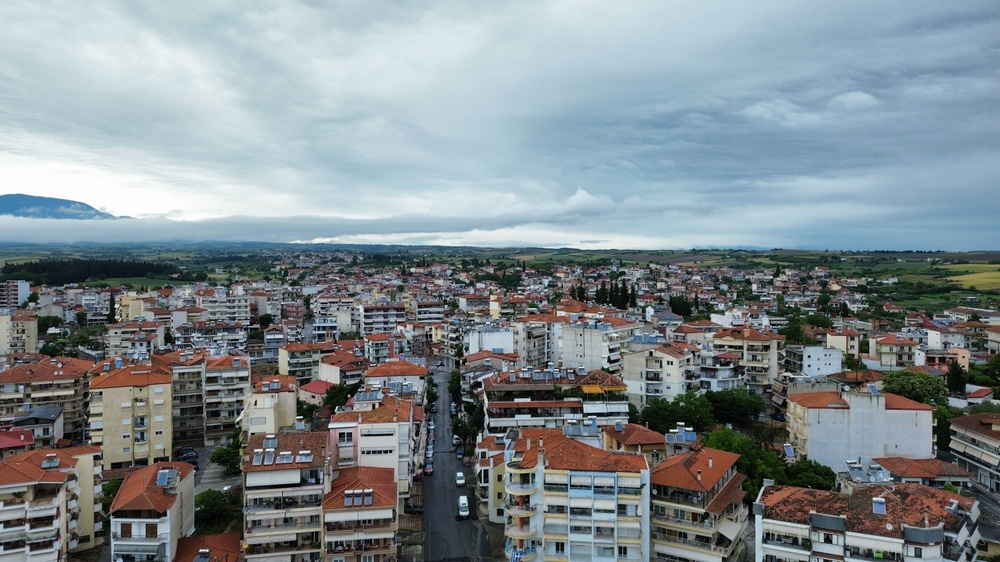
#> input picture images/giannitsa.jpg, 1000 x 562 px, shrunk from 4000 x 2250 before the run, found by its file name
$ python run_analysis_plot.py
#> lines starting #> are read from the running program, lines starting #| are printed output that depends on the picture
import matplotlib.pyplot as plt
import matplotlib.image as mpimg
import csv
import numpy as np
import os

# --- Read Data ---
methods = []
runs_data = []
means = []

method_translate = {
    "Traffic Lights": "Traffic Lights",
    "Dynamic Traffic Lights": "Dynamic Traffic Lights",
    "Roundabout": "Roundabout",
    "STOP Sign": "STOP Sign"
}

os.makedirs("detailed", exist_ok=True)
run_file = 'detailed/simulation_runs_delays.csv'

if not os.path.exists(run_file):
    print("Creating mock runs data for plotting.")
    # Create mock detailed delays per run
    with open(run_file, 'w', newline='', encoding='utf-8') as f:
        writer = csv.writer(f)
        writer.writerow(["Method", "Run_1", "Run_2", "Run_3", "Run_4", "Run_5", "Run_6", "Run_7", "Run_8", "Run_9", "Run_10", "Average"])
        writer.writerow(["Traffic Lights", "15.1", "16.2", "14.8", "15.5", "16.0", "15.2", "14.9", "15.8", "16.1", "14.6", "15.42"])
        writer.writerow(["Dynamic Traffic Lights", "11.0", "11.5", "10.8", "11.2", "11.6", "11.1", "10.9", "11.4", "11.7", "10.8", "11.20"])
        writer.writerow(["Roundabout", "8.0", "8.3", "7.9", "8.2", "8.5", "8.1", "7.8", "8.4", "8.3", "8.0", "8.15"])
        writer.writerow(["STOP Sign", "24.5", "26.1", "23.8", "25.2", "26.5", "25.0", "24.2", "25.8", "26.0", "24.9", "25.30"])

with open(run_file, newline='', encoding='utf-8') as csvfile:
    reader = csv.reader(csvfile)
    headers = next(reader)
    run_count = sum(1 for h in headers if h.startswith("Run_"))

    for row in reader:
        method_en = row[0]
        methods.append(method_translate.get(method_en, method_en))
        runs = [float(x) for x in row[1:1+run_count]]
        runs_data.append(runs)
        means.append(np.mean(runs))

# --- Load Background Image ---
bg_img_path = 'giannitsa.jpg'
if not os.path.exists(bg_img_path):
    bg_img = np.ones((100, 100, 3)) * 0.15  # Dark fallback matrix
else:
    bg_img = mpimg.imread(bg_img_path)
#> bg_img is the input picture: shape (562, 1000, 3); mean R, G, B 128.3, 138.3, 142.9

plt.style.use('default')
bar_width = 0.6

fig, ax = plt.subplots(figsize=(12, 7))
ymax = max(max(runs) for runs in runs_data) * 1.25
ax.imshow(bg_img, extent=[-0.5, len(methods)-0.5, 0, ymax], aspect='auto', alpha=0.5, zorder=0)

palette = ['#4F8DFD', '#38D6AE', '#FEB139', '#FF6363']
bars = ax.bar(methods, means, color=palette, width=bar_width, edgecolor='white', linewidth=1.5, zorder=2)

# Scatter plot representing 10 runs in Green
dot_color = "#00FF00"

for i, runs in enumerate(runs_data):
    ax.scatter(
        [i] * len(runs), runs,
        color=dot_color, alpha=0.7, s=100, edgecolor='black', zorder=3, label='_nolegend_'
    )
    # Average mark represented as a red line across each bar
    ax.hlines(means[i], i-bar_width/2, i+bar_width/2, colors='red', linestyles='-', lw=2.4, zorder=4)
    # Value annotation text
    ax.annotate(f'{means[i]:.2f}', xy=(i, means[i]), xytext=(0, 8), textcoords="offset points",
                ha='center', va='bottom', fontsize=13, fontweight='bold', color='white', zorder=5)

ax.set_title('Average Delay and Distribution of 10 simulation runs per Method', fontsize=20, pad=17, color='white')
ax.set_ylabel('Average Delay (seconds)', fontsize=14, color='white')
ax.set_xlabel('Methods', fontsize=14, color='white')
ax.set_facecolor('black')
fig.patch.set_facecolor('black')
ax.tick_params(axis='x', labelsize=12, colors='white', rotation=0)
ax.tick_params(axis='y', labelsize=12, colors='white')
for spine in ax.spines.values():
    spine.set_color('white')

plt.subplots_adjust(bottom=0.20)
plt.tight_layout()
os.makedirs('results', exist_ok=True)
plt.savefig('results/avg_delay_per_method_with_runs.png', dpi=300, facecolor='black')
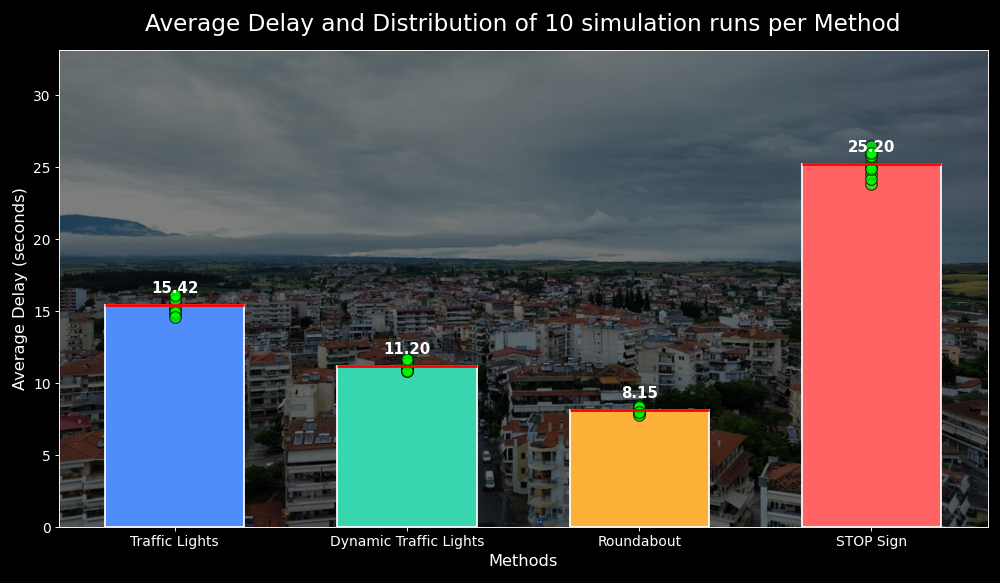
#> figure drawn by matplotlib, 1 panel
plt.close()

print("Run analysis plot successfully created and saved.")

$ run again, with images/image1.jpg copied over images/giannitsa.jpg
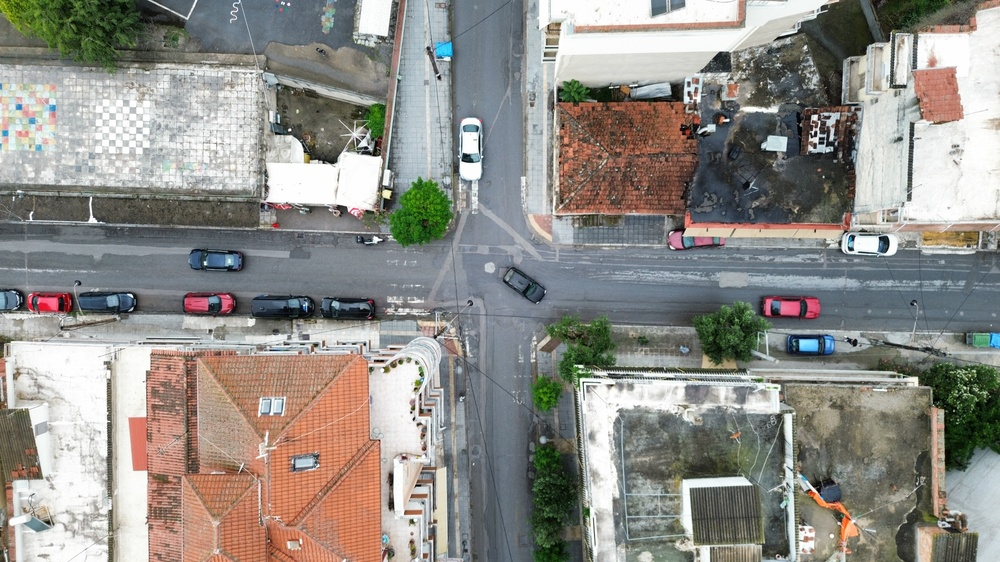
#> input picture images/image1.jpg, 1000 x 562 px, shrunk from 4000 x 2250 before the run, found by its file name
#> bg_img is the input picture: shape (562, 1000, 3); mean R, G, B 144.3, 142.1, 136.5
#> `plt.savefig('results/avg_delay_per_method_with_runs.png', dpi=300, fac..`:
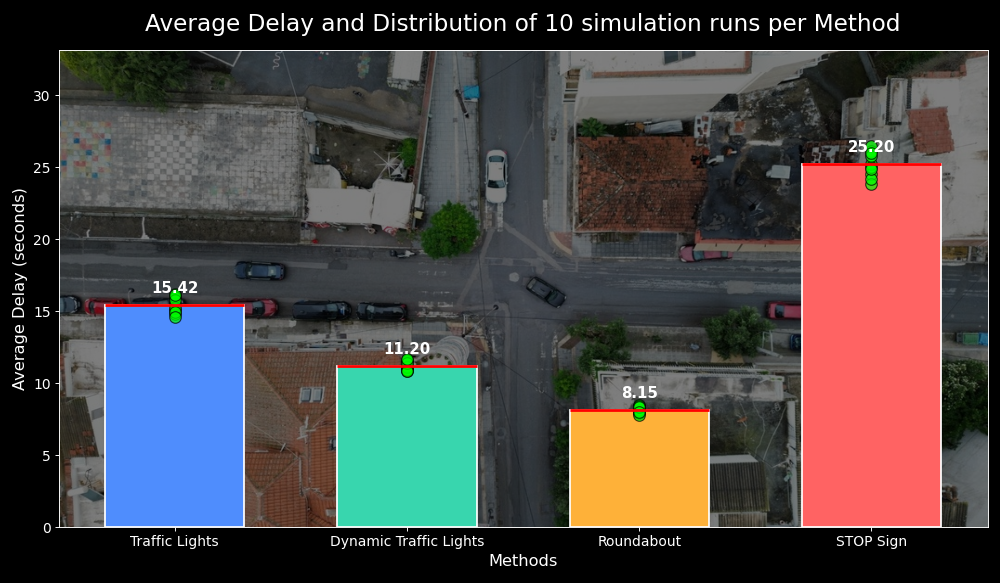
#> figure drawn by matplotlib, 1 panel

$ run again, with images/image2.jpg copied over images/giannitsa.jpg
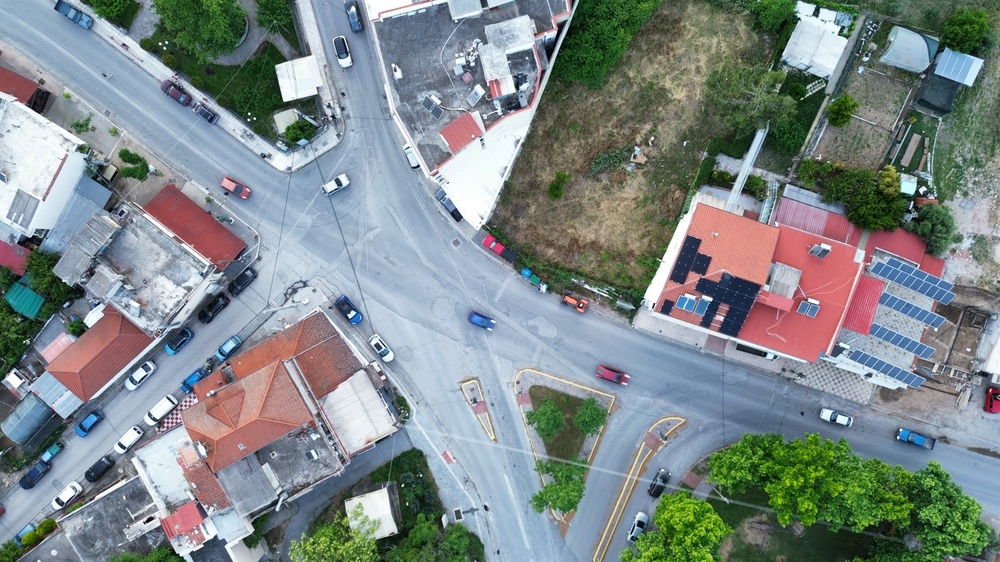
#> input picture images/image2.jpg, 1000 x 562 px, shrunk from 4000 x 2250 before the run, found by its file name
#> bg_img is the input picture: shape (562, 1000, 3); mean R, G, B 126.8, 136.4, 136.7
#> `plt.savefig('results/avg_delay_per_method_with_runs.png', dpi=300, fac..`:
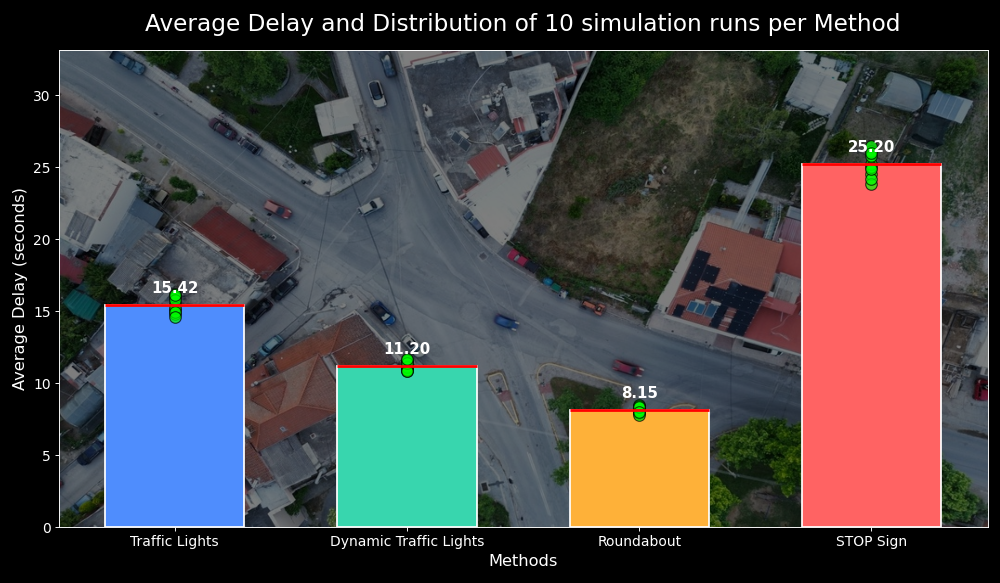
#> figure drawn by matplotlib, 1 panel

$ run again, with images/image3.jpg copied over images/giannitsa.jpg
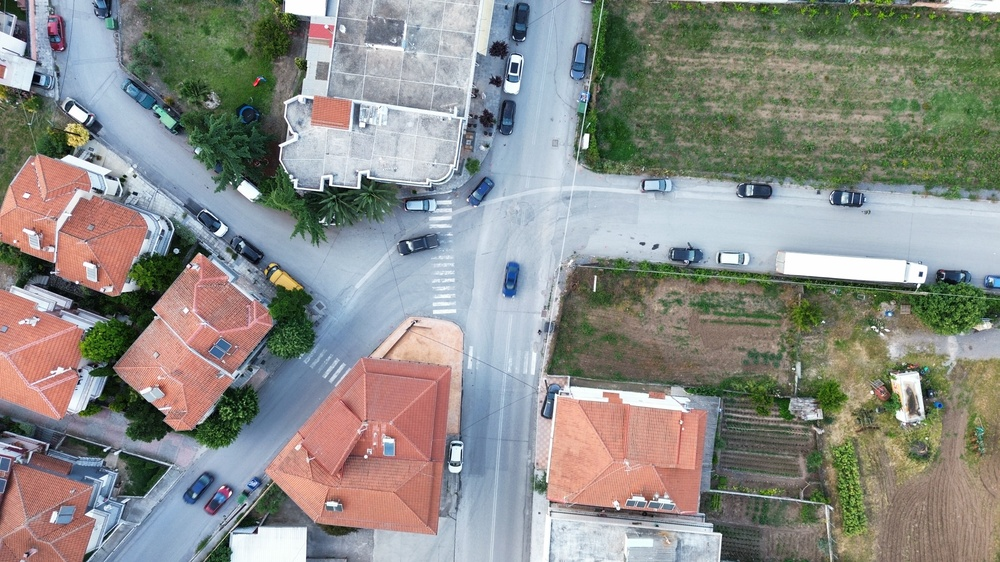
#> input picture images/image3.jpg, 1000 x 562 px, shrunk from 4000 x 2250 before the run, found by its file name
#> bg_img is the input picture: shape (562, 1000, 3); mean R, G, B 139.5, 140.2, 135.3
#> `plt.savefig('results/avg_delay_per_method_with_runs.png', dpi=300, fac..`:
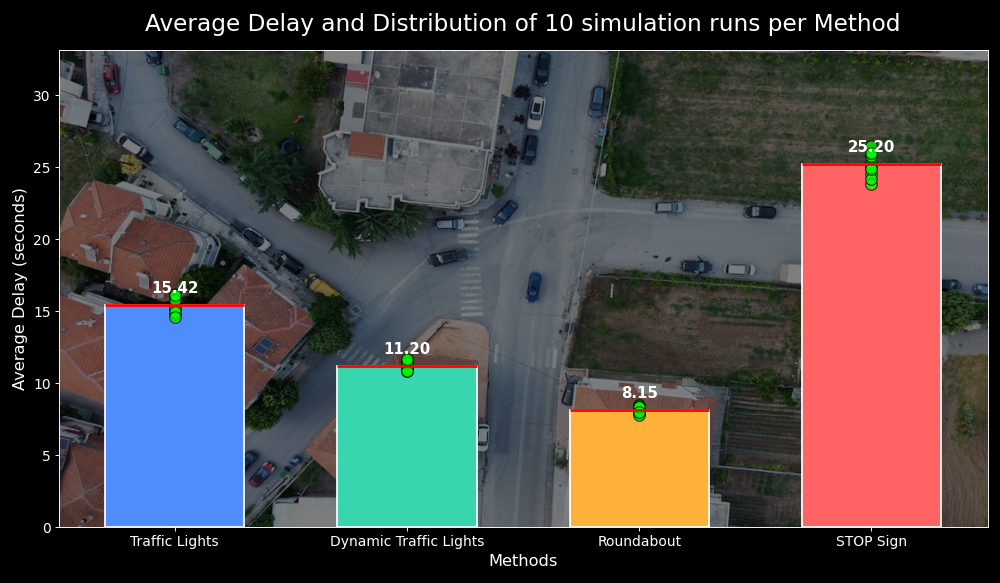
#> figure drawn by matplotlib, 1 panel
